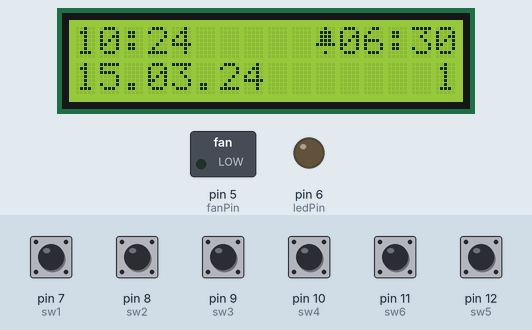
The sketch below on a simulated Arduino Uno, built with avr-gcc and run on an emulated ATmega328P. On the bench: 16×2 character LCD, switched loads named in the sketch (green lamp = pin HIGH), output pins drawn as LEDs (lit = HIGH). The test bench sets the inputs (shaded band); at power-on: pin 7 (sw1), pin 8 (sw2), pin 9 (sw3), pin 10 (sw4), pin 11 (sw6), pin 12 (sw5) LOW. The local clock reads 2024-03-15 10:24:30 at power-on unless the sketch sets it; EEPROM starts erased; what the sketch prints to the serial monitor is not drawn.

Above: at 1.2 s.
1.3 s: pin 7 (sw1) pulled HIGH for 0.15 s
At 2.2 s:
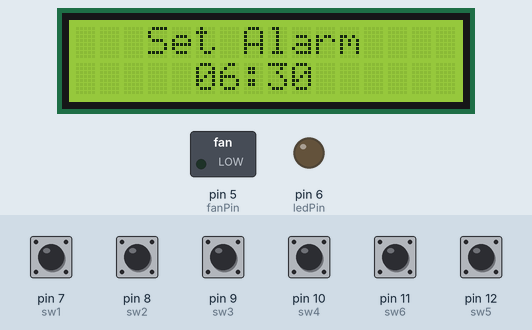
2.9 s: pin 9 (sw3) pulled HIGH for 0.15 s
At 4.0 s:
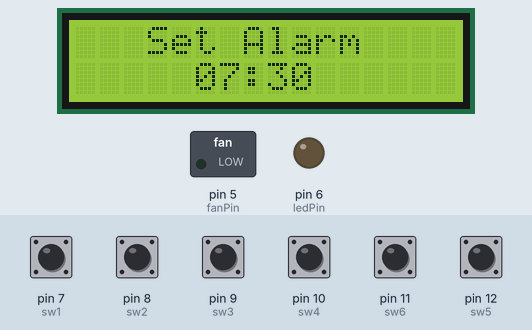
4.5 s: pin 8 (sw2) pulled HIGH for 0.15 s
At 5.2 s:
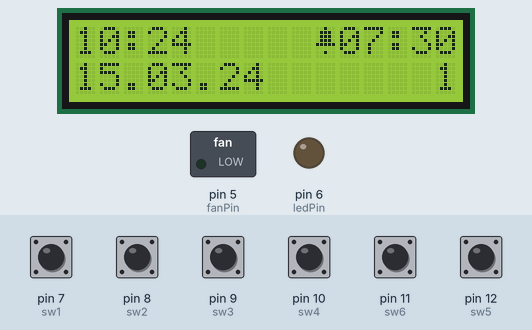
6.1 s: pin 12 (sw5) pulled HIGH for 0.15 s
At 6.9 s:
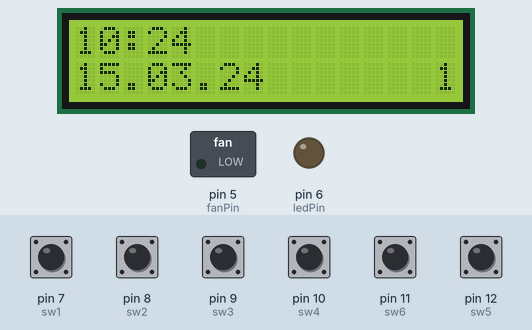
7.7 s: pin 11 (sw6) pulled HIGH for 0.15 s
At 8.6 s:
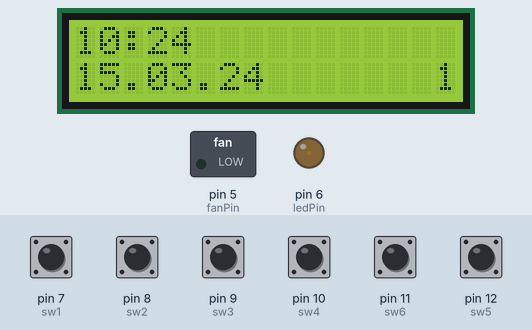
9.3 s: pin 9 (sw3) pulled HIGH for 1 s
At 10.8 s:
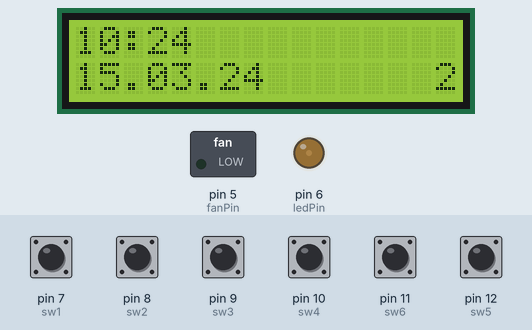
Timing chart, 0 to 12.3 s (numbered marks = the images above; inputs shaded):
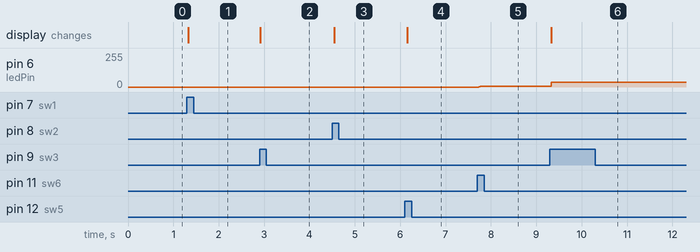

Measured:
- after the input at 1.3 s, the display: changes at once (image 1)
- after the input at 2.9 s, the display: changes at once (image 2)
- after the input at 4.5 s, the display: changes after 0.05 s (image 3)
- after the input at 6.1 s, the display: changes after 0.06 s (image 4)
- after the input at 7.7 s, pin 6 (ledPin): 0/255 → 5/255 at once
- after the input at 9.3 s, pin 6 (ledPin): 5/255 → 35/255 at once; the display: changes at once (image 6)

The sketch:

wakeUpLight.ino
```cpp
#include <Wire.h>
#include <LiquidCrystal_I2C.h>
#include <DS3232RTC.h>
#include <EEPROM.h>


LiquidCrystal_I2C lcd(0x27, 16, 2);

DS3232RTC myRTC;

// Pin Connections
int fanCounterPin=4;
int fanPin=5;
int ledPin=6;
int sw1=7;
int sw2=8;
int sw3=9;
int sw4=10;
int sw5=12;
int sw6=11;

int sw1Status=1;
int sw2Status=1;
int sw3Status=1;
int sw4Status=1;
int sw5Status=1;
int sw6Status=1;
int sw1StatusOld=1;
int sw2StatusOld=1;
int sw3StatusOld=1;
int sw4StatusOld=1;
int sw5StatusOld=1;
int sw6StatusOld=1;

bool alarmStatus=1;
bool lightStatus=0;


float alarmDuration=1800.0;
float secondsToAlarm;
float delayTime;
int delayTimeInt;
int alarmHour=6;
int alarmMinute=30;

float brightnessNow=0.0;
int fanSpeed=0;
float maxBrightness=100.0;
int maxBrightnessInt=100;
int maxBrightnessLevel=1;
unsigned long lightBeginTime;
unsigned long currentTime;
unsigned long lightTime;

byte alarmChar[8] = {0b00100,0b01110,0b01110,0b01110,0b11111,0b00000,0b00100,0b00000};

void setup()
{
  // initialize the LCD
  lcd.begin();
  lcd.createChar(0, alarmChar);


  // Turn on the blacklight and print a message.
  lcd.backlight();


     Serial.begin(115200);
    myRTC.begin();
    setSyncProvider(myRTC.get);   // the function to get the time from the RTC
    if(timeStatus() != timeSet)
        Serial.println("Unable to sync with the RTC");
    else
        Serial.println("RTC has set the system time");


  pinMode(ledPin,OUTPUT);
  pinMode(fanPin,OUTPUT);
  pinMode(fanCounterPin,INPUT);
  pinMode(sw1,INPUT);
  pinMode(sw2,INPUT);
  pinMode(sw3,INPUT);
  pinMode(sw4,INPUT);
  pinMode(sw5,INPUT);
  pinMode(sw6,INPUT);

  // Read alarm hour and minute from EEPROM
alarmHour=EEPROM.read(0);
alarmMinute=EEPROM.read(1);
if (alarmHour>=24){
  alarmHour=6;
}
if (alarmMinute>=60){
  alarmMinute=30;
}
}

void loop()
{
lcd.createChar(1,alarmChar);

sw1Status=digitalRead(sw1);
sw2Status=digitalRead(sw2);
sw3Status=digitalRead(sw3);
sw4Status=digitalRead(sw4);
sw5Status=digitalRead(sw5);
sw6Status=digitalRead(sw6);


if (sw1StatusOld==0 && sw1Status==1){
  lcd.clear();
  lcd.setCursor(3,0);
  lcd.print("Set Alarm");
  int jSet=1;
  while(jSet==1){

    sw2Status=digitalRead(sw2);
    sw3Status=digitalRead(sw3);
    sw4Status=digitalRead(sw4);

    if (sw2StatusOld==0 && sw2Status==1){
        jSet=0;
      }

    if (sw3StatusOld==0 && sw3Status==1){

      alarmHour=alarmHour+1;
      if (alarmHour >= 24){
        alarmHour=0;
      }

    }


    if (sw4StatusOld==0 && sw4Status==1){
      alarmMinute=alarmMinute+1;
      if (alarmMinute >= 60){
        alarmMinute=0;
      }

    }


    lcd.setCursor(5,1);
    printDigits(alarmHour);
    lcd.print(":");
    printDigits(alarmMinute);
    sw2StatusOld=sw2Status;
    sw3StatusOld=sw3Status;
    sw4StatusOld=sw4Status;
  }
  EEPROM.update(0,alarmHour);
  EEPROM.update(1,alarmMinute);
  lcd.clear();

}


if (sw3StatusOld==0 && sw3Status==1 ){
  maxBrightnessLevel=maxBrightnessLevel+1;
  if (maxBrightnessLevel>=10){
    maxBrightnessLevel=10;
  }
}

if (sw4StatusOld==0 && sw4Status==1 ){
  maxBrightnessLevel=maxBrightnessLevel-1;
  if(maxBrightnessLevel<=1){
    maxBrightnessLevel=1;
  }
}


if (sw5StatusOld==0 && sw5Status==1 ){
  if (alarmStatus==1){
    alarmStatus=0;
    lcd.clear();
  }
  else {
    alarmStatus=1;
    lcd.clear();
    }
}

if (sw6StatusOld==0 && sw6Status==1){
  light();
}

secondsToAlarm=((alarmHour*3600)+(alarmMinute*60)+0)-((hour()*3600)+(minute()*60)+second());
if (alarmStatus==1 && secondsToAlarm==alarmDuration){

  alarmBegin();

}

if(maxBrightnessLevel==1){
  maxBrightness=5;
}
if(maxBrightnessLevel==2){
  maxBrightness=35;
}
if(maxBrightnessLevel==3){
  maxBrightness=65;
}
if(maxBrightnessLevel==4){
  maxBrightness=95;
}
if(maxBrightnessLevel==5){
  maxBrightness=125;
}
if(maxBrightnessLevel==6){
  maxBrightness=155;
}
if(maxBrightnessLevel==7){
  maxBrightness=185;
}
if(maxBrightnessLevel==8){
  maxBrightness=210;
}
if(maxBrightnessLevel==9){
  maxBrightness=235;
}
if(maxBrightnessLevel==10){
  maxBrightness=254;
}


maxBrightnessInt=maxBrightness;
printNormal(alarmStatus);

currentTime=millis();
lightTime=currentTime-lightBeginTime;
if (lightStatus==1 && lightTime>=1200000){
  light();
}
if (lightStatus==1){
  brightnessNow=maxBrightnessInt;
}
if (lightStatus==0){
  brightnessNow=0;
}


fan();
analogWrite(ledPin,brightnessNow);
analogWrite(fanPin,fanSpeed);


sw1StatusOld=sw1Status;
sw2StatusOld=sw2Status;
sw3StatusOld=sw3Status;
sw4StatusOld=sw4Status;
sw5StatusOld=sw5Status;
sw6StatusOld=sw6Status;

}

void light(){
  maxBrightnessInt=maxBrightness;
  if(lightStatus==0){
    lightBeginTime=millis();
    int jL1;
    for(jL1=0;jL1<maxBrightnessInt;jL1++){
      brightnessNow=jL1;
      analogWrite(ledPin,brightnessNow);
      delay(12);
    }
    fan();
    analogWrite(ledPin,brightnessNow);
    analogWrite(fanPin,fanSpeed);
    lightStatus=1;
    return;
  }
  if(lightStatus==1){
    while(brightnessNow>=1){
      brightnessNow=brightnessNow-1;
      analogWrite(ledPin,brightnessNow);
      delay(12);
    }

    fan();
    analogWrite(ledPin,brightnessNow);
    analogWrite(fanPin,fanSpeed);
    lightStatus=0;
    return;
  }
}

void alarmBegin(){
  lcd.clear();
  int jAl=1;
  while(jAl==1){

    sw5Status=digitalRead(sw5);
    if (sw5StatusOld==0 && sw5Status==1 ){
      jAl=0;
    }
    if (secondsToAlarm<=-2700){
      jAl=0;
    }
    secondsToAlarm=((alarmHour*3600)+(alarmMinute*60)+0)-((hour()*3600)+(minute()*60)+second());

    float alarmFullBritnessDuration=alarmDuration/3;
    if((secondsToAlarm < alarmDuration) && (secondsToAlarm > alarmFullBritnessDuration) ){
    brightnessNow=254-(254*((secondsToAlarm-alarmFullBritnessDuration)/(alarmDuration-alarmFullBritnessDuration)));

   }
   if(secondsToAlarm < alarmFullBritnessDuration ){
    brightnessNow=254;
    }
    fan();
    lcd.setCursor(6,0);
    lcd.print("Good");
    lcd.setCursor(5,1);
    lcd.print("Morning!");
    sw5StatusOld=sw5Status;
    analogWrite(ledPin,brightnessNow);
    analogWrite(fanPin,fanSpeed);

  }
  lcd.clear();
  lightStatus=1;
  light();
}

void fan(){
  if (brightnessNow<=50){
    fanSpeed=0;
  }
    if (brightnessNow>50 && brightnessNow<=70){
    fanSpeed=60;
  }
  if (brightnessNow>70 && brightnessNow<=110){
    fanSpeed=95;
  }
  if (brightnessNow>110 && brightnessNow<=150){
    fanSpeed=125;
  }
  if (brightnessNow>150 && brightnessNow<=190){
    fanSpeed=175;
  }
  if (brightnessNow>190 && brightnessNow<=220){
    fanSpeed=200;
  }
  if (brightnessNow>220 && brightnessNow<=235){
    fanSpeed=230;
  }
  if (brightnessNow>235){
    fanSpeed=254;
}

}

void printNormal(int Status){

if(Status==1){
lcd.setCursor(0,0);
printDigits(hour());
lcd.print(":");
printDigits(minute());


  lcd.setCursor(10,0);
  lcd.write(1);
  printDigits(alarmHour);
  lcd.print(":");
  printDigits(alarmMinute);


lcd.setCursor(0,1);
printDigits(day());
lcd.print(".");
printDigits(month());
lcd.print(".");
int year2=year()-2000;
lcd.print(year2);
lcd.setCursor(15,1);
lcd.print(maxBrightnessLevel);
}


if(Status==0){
lcd.setCursor(0,0);
printDigits(hour());
lcd.print(":");
printDigits(minute());


lcd.setCursor(0,1);
printDigits(day());
lcd.print(".");
printDigits(month());
lcd.print(".");
int year2=year()-2000;
lcd.print(year2);
lcd.setCursor(15,1);
lcd.print(maxBrightnessLevel);

}

}

void printDigits(int digits)
{
    // utility function for digital clock display: prints leading 0
    if(digits < 10)
        lcd.print('0');
    lcd.print(digits);
}
```
